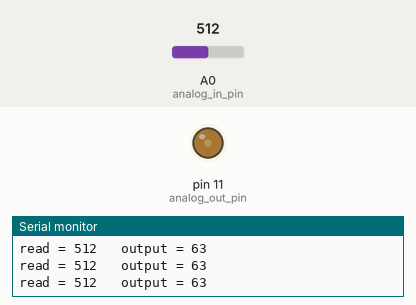
Bench run of a sketch on a simulated Arduino Uno, built with avr-gcc and run on an emulated ATmega328P. Shown: output pins drawn as LEDs (lit = HIGH), the last lines printed to the serial monitor. The test bench sets the inputs (shaded band); at power-on: A0 (analog_in_pin) = 512.

Above: at 1.2 s.
1.3 s: A0 (analog_in_pin) set to 900
At 2.2 s:
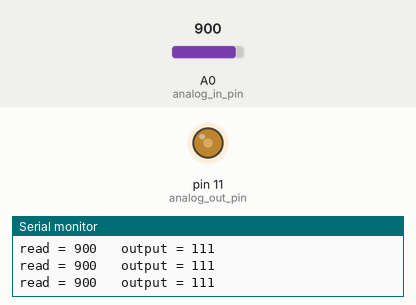
2.8 s: A0 (analog_in_pin) set to 0
At 4.0 s:
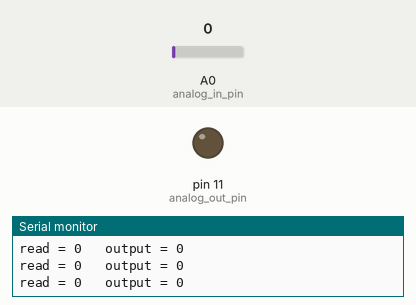
4.3 s: A0 (analog_in_pin) set to 7
7.3 s: A0 (analog_in_pin) set to 10
At 7.7 s:
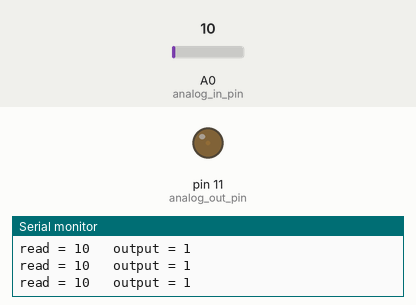
Timing chart, 0 to 10.3 s (numbered marks = the images above; inputs shaded):
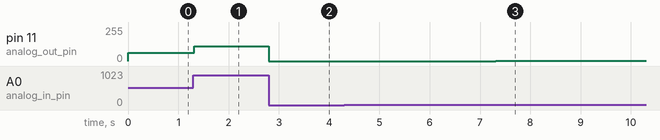

The sketch:

analog_input_vol.ino
```cpp
// (licence header left out)
// Instead of using variables, we'll use constant types to give names to
// the pins used as these won't change throughout the code.
const int analog_in_pin  = A0;  // Analog input pin that the potentiometer is attached to
const int analog_out_pin = 11;  // Analog output pin that the LED is attached to

// For tracking the readings and volume we use variables as
// their values will change throughout the code
int read_value = 0;          // value read from the pot
int volume = 0;              // value output to the PWM (analogWrite)

void setup() {
  // initialize serial communications at 9600bps:
  Serial.begin(9600);
}

void loop() {
  // Read the current value of the potentiometer
  read_value = analogRead(analog_in_pin);
  // map it to the range of the analog out
  volume = map(read_value, 0, 1023, 0, 127);

  // change the analog out value:
  analogWrite(analog_out_pin, volume);

  // print the results to the serial monitor:
  Serial.print("read = " );
  Serial.print(read_value);
  Serial.print("\t output = ");
  Serial.println(volume);

  // wait 2 milliseconds before the next loop
  // for the analog-to-digital converter to settle
  // after the last reading:
  delay(2);
}
```

Measured:
- after the input at 1.3 s, pin 11 (analog_out_pin): 63/255 → 111/255 at once
- after the input at 2.8 s, pin 11 (analog_out_pin): 111/255 → 0/255 at once
- after the input at 7.3 s, pin 11 (analog_out_pin): 0/255 → 1/255 at once
